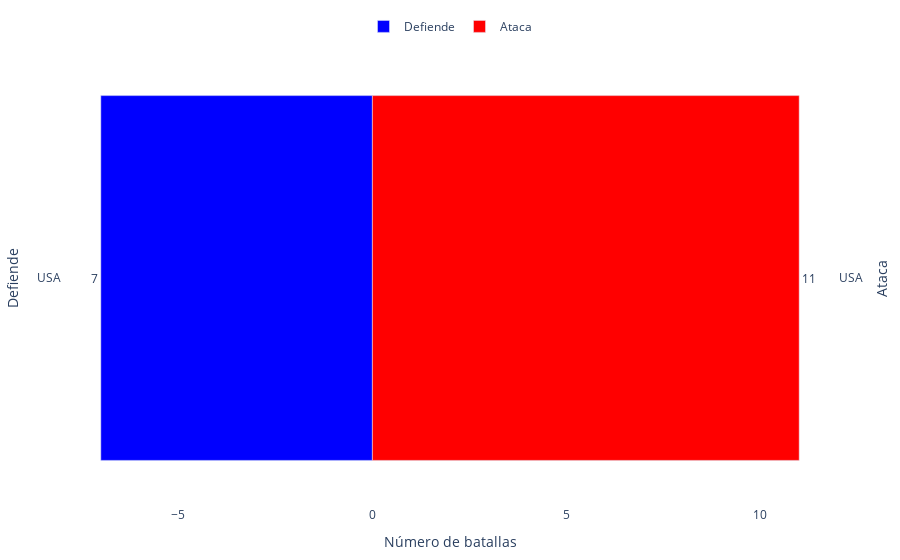

Notebook code cell kept with this figure:
### Code cell
fig = go.Figure()
fig.add_trace(go.Bar(
    y=list(defense_data.keys()),
    x=list(defense_data.values()),
    name='Defiende',
    marker_color='blue',
    orientation='h',
    text=[-1 * x if x != 0 else None for x in defense_data.values()],
    textposition="outside"
))
fig.add_trace(go.Bar(
    y=list(attack_data.keys()),
    x=list(attack_data.values()),
    name='Ataca',
    marker_color='red',
    orientation='h',
    yaxis='y2',
    text=[x if x != 0 else None for x in attack_data.values()],
    textposition="outside"
))
fig.update_layout(
        # title=f'Conflictos que involucran a {selected_country}',
        xaxis_title='Número de batallas',
        yaxis_title='Defiende',
        yaxis2=dict(
            title='Ataca',
            overlaying='y',
            side='right'
        ),
        barmode='relative',
        margin=dict(l=20, r=20, t=20, b=20),
        legend=dict(orientation='h', yanchor='bottom',
                    y=1.02, xanchor='center', x=0.5)
    )
fig.update_layout({
    'plot_bgcolor': 'rgba(0, 0, 0, 0)',
    'paper_bgcolor': 'rgba(0, 0, 0, 0)',
})
fig.show()

### Figure 1 — Plotly figure (JSON) as saved in the notebook; plotly's stock layout.template omitted (floating-point values rounded to 4 significant figures)
{"data": [{"marker": {"color": "blue"}, "name": "Defiende", "orientation": "h", "text": ["7"], "textposition": "outside", "type": "bar", "x": [-7], "y": ["USA"]}, {"marker": {"color": "red"}, "name": "Ataca", "orientation": "h", "text": ["11"], "textposition": "outside", "type": "bar", "x": [11], "y": ["USA"], "yaxis": "y2"}], "layout": {"barmode": "relative", "legend": {"orientation": "h", "x": 0.5, "xanchor": "center", "y": 1.02, "yanchor": "bottom"}, "margin": {"b": 20, "l": 20, "r": 20, "t": 20}, "paper_bgcolor": "rgba(0, 0, 0, 0)", "plot_bgcolor": "rgba(0, 0, 0, 0)", "xaxis": {"title": {"text": "Número de batallas"}}, "yaxis": {"title": {"text": "Defiende"}}, "yaxis2": {"overlaying": "y", "side": "right", "title": {"text": "Ataca"}}}}
